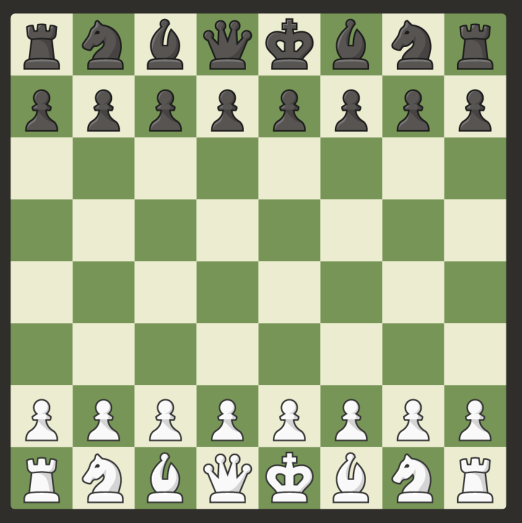
//> input picture chess_images/chessboard_full.png, 1043 x 1045 px (shown at 1/2 size)
$ ./cheassboard_hough_detection   (built with g++ and OpenCV 4)
//> lines starting //> are read from the running program, lines starting //| are printed output that depends on the picture; after the words box and inside, x2 and y2 are one past the last pixel; in counts of white or black regions, pixels touching at a corner belong together
#include <opencv2/opencv.hpp>
#include <iostream>

#include <map>
#include <algorithm>
#include <cmath>


std::vector<float> filterLines(std::vector<float> rhos, float threshold = 10.0f) {
        std::sort(rhos.begin(), rhos.end());
        std::vector<float> filtered;
        for (float rho : rhos) {
                if (filtered.empty() || std::abs(rho - filtered.back()) > threshold) {
                        filtered.push_back(rho);
                }
        }
    return filtered;
}

bool containsPieceContour(const cv::Mat& roi){
	cv::Mat gray, binary;
	cv::cvtColor(roi, gray, cv::COLOR_BGR2GRAY);
    	cv::threshold(gray, binary, 0, 255, cv::THRESH_BINARY_INV | cv::THRESH_OTSU);

	std::vector<std::vector<cv::Point>> contours;
    	cv::findContours(binary, contours, cv::RETR_EXTERNAL, cv::CHAIN_APPROX_SIMPLE);

	for (const auto& contour : contours) {
        double area = cv::contourArea(contour);
        if (area > 100.0) {
            return true;
        }
    }
    return false;

}


int main() {

    cv::Mat frame = cv::imread("./chess_images/chessboard_full.png");
//> frame is the input picture: 1045 rows x 1043 cols, CV_8UC3; mean B, G, R 134.7, 170.2, 158.6
    cv::Mat refImage = cv::imread("./chess_images/chessboard_empty.png");
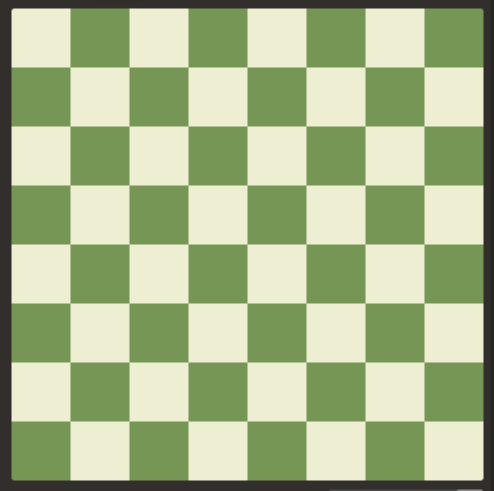
//> input picture chess_images/chessboard_empty.png, 987 x 981 px (shown at 1/2 size)
//> refImage is the input picture: 981 rows x 987 cols, CV_8UC3; mean B, G, R 139.6, 182.2, 167.7

    if (frame.empty()) {
        std::cerr << "Could not load image." << std::endl;
        return -1;
    }

   	cv::resize(frame, frame, cv::Size(600, 600));
//> frame: 600 rows x 600 cols, CV_8UC3
	cv::resize(refImage, refImage, cv::Size(600, 600));
//> refImage: 600 rows x 600 cols, CV_8UC3

   	cv::Mat gray, blurred, edges;
    	cv::cvtColor(frame, gray, cv::COLOR_BGR2GRAY);
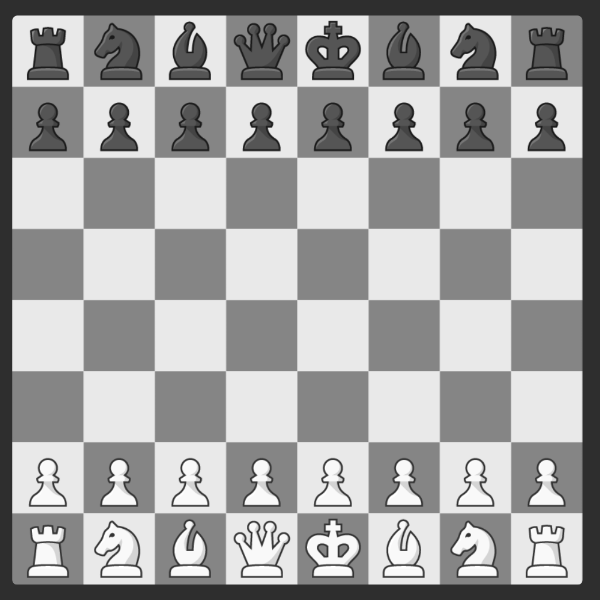
//> gray: 600 rows x 600 cols, CV_8UC1; min 26, max 255, mean 162.9
    	cv::GaussianBlur(gray, blurred, cv::Size(5, 5), 0);
    	cv::Canny(blurred, edges, 50, 150);
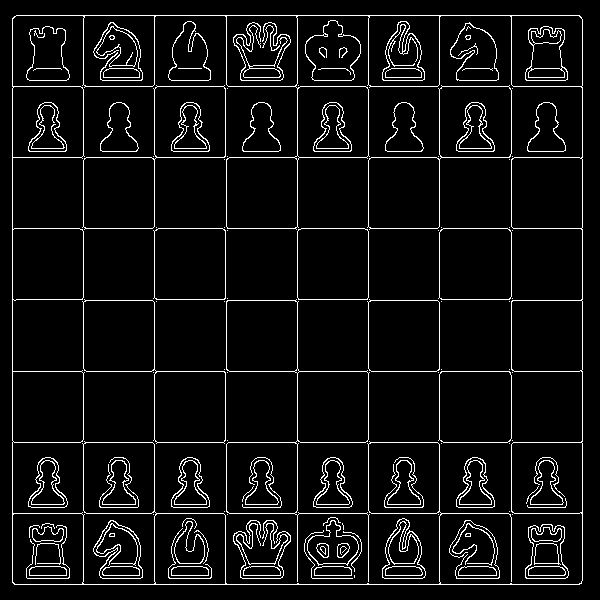
//> edges: 600 rows x 600 cols, CV_8UC1; 6.3% white in thin lines or dots

	std::vector<cv::Vec4i> lines;
    	cv::HoughLinesP(edges, lines, 1, CV_PI / 180, 40, 60,30);
//> lines = 133 lines (x1, y1, x2, y2), first 8: [439, 584, 439, 15], [14, 584, 579, 584], [582, 580, 582, 19], [12, 442, 581, 442], [12, 157, 581, 157], [297, 583, 297, 15], [154, 583, 154, 15], [368, 583, 368, 15]

	std::vector<float> horizontalRhos, verticalRhos;

	for (const auto& l :lines) {
       // [7 lines of commented-out code are left out]

	int x1 = l[0], y1 =l[1], x2 =l[2], y2 =l[3];
	double angel =std::atan2(y2 - y1, x2 -x1)* 180 /CV_PI;

	if(std::abs(angel) <10){
		horizontalRhos.push_back((y1+y2)/2.0f);
	}else if(std::abs(angel -90) < 10 || std::abs(angel +90) <10) {
		verticalRhos.push_back((x1+x2)/2.0f);
		}

	}
//> this loop made 133 passes
//> (x1, y1, x2, y2, angel) on passes 1 to 12: (439, 584, 439, 15, -90), (14, 584, 579, 584, 0), (582, 580, 582, 19, -90), (12, 442, 581, 442, 0), (12, 157, 581, 157, 0), (297, 583, 297, 15, -90), (154, 583, 154, 15, -90), (368, 583, 368, 15, -90), (12, 371, 581, 371, 0), (83, 583, 83, 15, -90), (12, 582, 12, 18, -90), (511, 583, 511, 15, -90)
//> after the loop, horizontalRhos = 106 values, max 584 at index 0, min 15 at index 5, mean 343.2; verticalRhos = [439, 582, 297, 154, 368, 83, 12, 511, 226, 225, 225.5, 225.5, 466, 465, 528]

// [21 lines of commented-out code are left out]


std::vector<std::vector<cv::Point>> contours;
cv::findContours(edges, contours, cv::RETR_EXTERNAL, cv::CHAIN_APPROX_SIMPLE);
//> contours = 1 contour; box (x1, y1, x2, y2) and area: (12, 15, 583, 585) 324304

double maxArea = 0;
std::vector<cv::Point> maxContour;

for (const auto& contour : contours) {
    double area = cv::contourArea(contour);
    if (area > maxArea) {
        maxArea = area;
        maxContour = contour;
    }
}
//> this loop made 1 pass
//> (area, maxArea) on pass 1: (324304, 324304)
//> after the loop, maxArea = 324304; maxContour = 39 Points (x, y), first 12: [16, 15], [15, 16], [14, 16], [12, 18], [12, 86], [13, 87], [12, 88], [12, 440], [13, 441], [12, 442], [12, 582], [14, 584]

cv::Rect boardRect = cv::boundingRect(maxContour);
//> boardRect = Rect(12, 15, 571, 570)
cv::rectangle(frame, boardRect, cv::Scalar(0, 255, 0), 2);
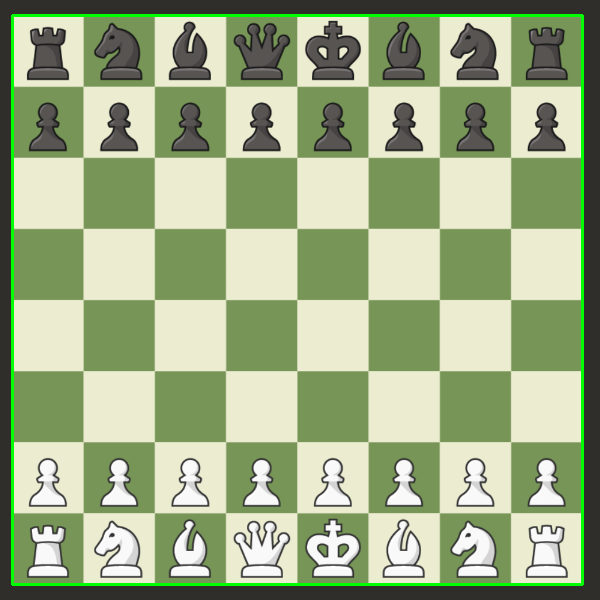
//> frame: 600 rows x 600 cols, CV_8UC3; mean B, G, R 132.9, 172.8, 156.5


int cellW = boardRect.width / 8;
//> cellW = 71
int cellH = boardRect.height / 8;
//> cellH = 71

	std::map<std::string, cv::Rect> boardSquares;
    	std::string cols = "ABCDEFGH";


	for(int r = 0; r < 8; ++r){
		for(int c = 0; c < 8; ++c){
			// [12 lines of commented-out code are left out]

	int x = boardRect.x + c * cellW;
        int y = boardRect.y + r * cellH;
        cv::Rect cell(x, y, cellW, cellH);
        std::string label = cols[c] + std::to_string(8 - r);
        boardSquares[label] = cell;


	cv::rectangle(frame, cell, cv::Scalar(0, 255, 0), 1);
        cv::putText(frame, label, cv::Point(x + 5, y + 15), cv::FONT_HERSHEY_SIMPLEX, 0.4, cv::Scalar(255, 0, 0), 1);


		}
	}
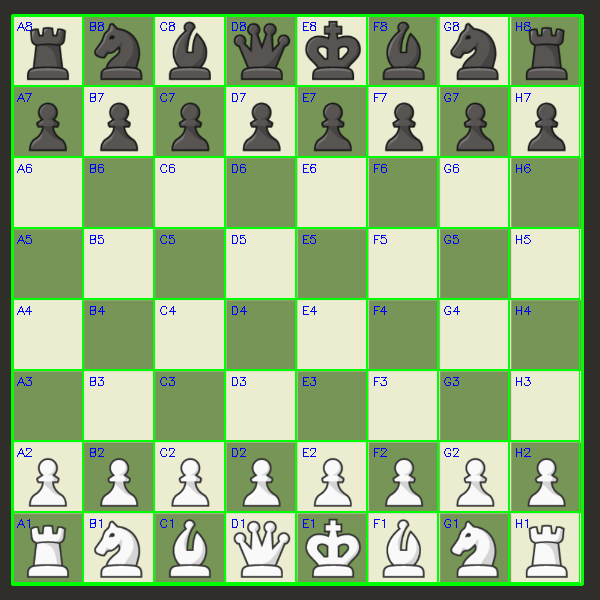
//> frame: 600 rows x 600 cols, CV_8UC3; 5.41% of pixels changed, all inside (x1, y1, x2, y2) = (14, 17, 580, 583)
//> after the loop, boardSquares = 64 items

	for (const auto& [label, rect] : boardSquares) {

		std::cout<<"Processing squre: "<<label<< std::endl;
		if(rect.x >= 0 && rect.y >= 0 && rect.x + rect.width <= frame.cols && rect.y +rect.height <= frame.rows){
			cv::Mat liveROI = frame(rect);
                	cv::Mat refROI = refImage(rect);

			cv::Mat liveGray, refGray, diff;
                	cv::cvtColor(liveROI, liveGray, cv::COLOR_BGR2GRAY);
                	cv::cvtColor(refROI, refGray, cv::COLOR_BGR2GRAY);
                	cv::absdiff(liveGray, refGray, diff);

			double score = cv::sum(diff)[0] / (diff.rows * diff.cols);


			if (score > 15.0) {
                        std::cout << label << ": Piece detected" << std::endl;
                        cv::rectangle(frame, rect, cv::Scalar(0, 0, 255), 2); // Red if piece

			cv::Mat gray, binary;
			cv::cvtColor(liveROI, gray, cv::COLOR_BGR2GRAY);
			//cv::threshold(gray, binary, 0, 255, cv::THRESH_BINARY_INV | cv::THRESH_OTSU);


			cv::adaptiveThreshold(gray, binary, 255,cv::ADAPTIVE_THRESH_GAUSSIAN_C,cv::THRESH_BINARY_INV, 11, 2);

			std::vector<std::vector<cv::Point>> pieceContours;
			cv::findContours(binary, pieceContours, cv::RETR_EXTERNAL, cv::CHAIN_APPROX_SIMPLE);

			// Skip if no contours found
			if (pieceContours.empty()){
				std::cout << label << ": Could not identify shape (no contour)\n";
    				continue;
			}

			// Find the largest contour
			int maxIndex = -1;
			double maxArea = 0;
			for (size_t i = 0; i < pieceContours.size(); ++i) {
    				double area = cv::contourArea(pieceContours[i]);
				cv::Rect bb = cv::boundingRect(pieceContours[i]);

				if (area > 200.0 && bb.x > 5 && bb.x + bb.width < rect.width - 5 && bb.y > 5 && bb.y + bb.height < rect.height - 5) {
    					if (area > maxArea) {
        					maxArea = area;
        					maxIndex = i;
    					}
				}

			}

			if(maxIndex != -1){
				cv::Moments m = cv::moments(pieceContours[maxIndex]);
                        	double hu[7];
                        	cv::HuMoments(m, hu);
                        	std::cout << label << ": Hu Moments = [ ";
                        	for (int i = 0; i < 7; ++i)
                                	std::cout << -std::copysign(1.0, hu[i]) * std::log10(std::abs(hu[i]) + 1e-10) << " ";
                                	std::cout << "]" << std::endl;

                //      cv::imshow(label + " Binary", binary);
                //      cv::waitKey(1);

                        	cv::drawContours(liveROI, pieceContours, maxIndex, cv::Scalar(255, 0, 0), 1);
                        //	cv::imshow("Detected Contour: " + label, liveROI);
			//	cv::waitKey(1);

				}else{
				std::cout << label << ": No valid contour for Hu moments\n";
				}


		}
	}


   	cv::imshow("Label Chessboard", frame);
    	cv::waitKey(0);
    	return 0;

}
//> this loop made 1 pass
//> (label, rect, score, maxArea, maxIndex) on pass 1: ("A1", Rect(12, 512, 71, 71), 38.74, 0, -1)
//| Processing squre: A1
//| A1: Piece detected
//| A1: No valid contour for Hu moments
//> pass 1, `cv::Mat refROI = refImage(rect);`:
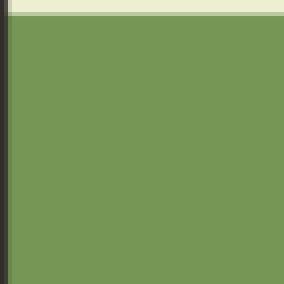
//> refROI: 71 rows x 71 cols, CV_8UC3 (shown 4 times larger); mean B, G, R 90.9, 151.4, 121.9
//> pass 1, `cv::cvtColor(refROI, refGray, cv::COLOR_BGR2GRAY);`:
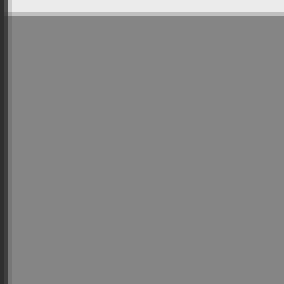
//> refGray: 71 rows x 71 cols, CV_8UC1 (shown 4 times larger); min 47, max 235, mean 135.6
//> (the program exits here)
